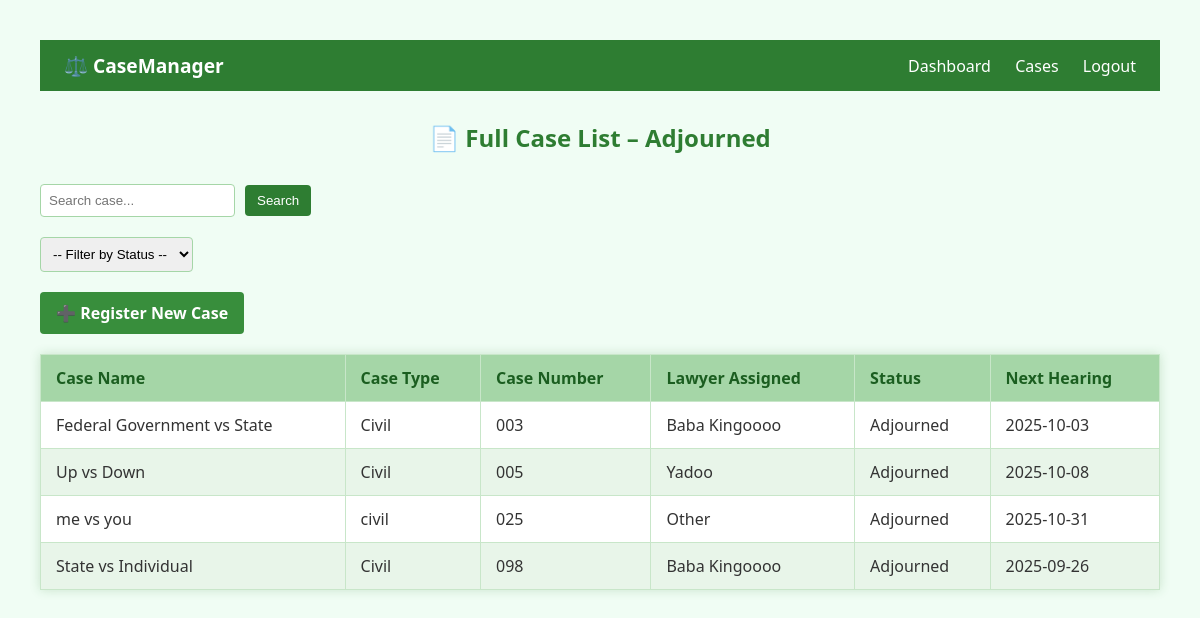
The app's page /cases/status/Adjourned (signed in) with its own data.
### tables this page shows
CREATE TABLE cases (
    id INTEGER PRIMARY KEY AUTOINCREMENT,
    case_name TEXT NOT NULL,
    case_type TEXT NOT NULL,
    case_number TEXT,
    lawyer_assigned TEXT,
    status TEXT,
    next_hearing DATE,
    date_opened TEXT,
    date_closed TEXT
, court TEXT, presiding_judge TEXT, case_summary TEXT);

### app.py (the view)
@app.route('/cases/status/<status>')
def filter_by_status(status):
    if 'user' in session:
        conn = get_db_connection()
        cases = conn.execute(
            "SELECT * FROM cases WHERE status LIKE ?",
            (f"%{status}%",)
        ).fetchall()
        conn.close()
        return render_template('case_list.html', cases=cases, filter=status)
    else:
        return redirect(url_for('login'))

### app.py (called while the page is built)
def get_db_connection():
    conn = sqlite3.connect('case_management.db')
    conn.row_factory = sqlite3.Row
    return conn

### templates/case_list.html (shortened to what this page needs)
<!DOCTYPE html>
<html>
<head>
</head>
<nav class="navbar">
    <div class="nav-left">
        <span class="logo">⚖️ CaseManager</span>
    </div>
    <div class="nav-right">
        <a href="{{ url_for('dashboard') }}">Dashboard</a>
        <a href="{{ url_for('case_list') }}">Cases</a>
        {% if session.get('user') %}
            <a href="{{ url_for('logout') }}">Logout</a>
        {% endif %}
    </div>
</nav>
<body>
     <h2>📄 Full Case List{% if filter %} – {{ filter }}{% endif %}</h2>
    <form method="GET" action="{{ url_for('search_case') }}">
        <input type="text" name="query" placeholder="Search case..." required>
        <button type="submit">Search</button>
    </form>
    <form method="GET" action="{{ url_for('filter_by_status', status='Pending') }}">
     <form method="GET">
        <select name="status" onchange="this.form.action='{{ url_for('filter_by_status', status='') }}' + encodeURIComponent(this.value); this.form.submit();">
            <option value="">-- Filter by Status --</option>
        </select>
    </form>
<a href="{{ url_for('register') }}" class="register-button">➕ Register New Case</a>
    <table class="case-table">
        <thead>
            <tr>
                <th>Case Name</th>
                <th>Case Type</th>
                <th>Case Number</th>
                <th>Lawyer Assigned</th>
                <th>Status</th>
                <th>Next Hearing</th>
            </tr>
        </thead>
        <tbody>
            {% if cases %}
                {% for case in cases %}
                <tr onclick="window.location='{{ url_for('movement_history', case_number=case.case_number) }}';">
                    <td>{{ case.case_name }}</td>
                    <td>{{ case.case_type }}</td>
                    <td>{{ case.case_number }}</td>
                    <td>{{ case.lawyer_assigned }}</td>
                    <td>{{ case.status }}</td>
                    <td>{{ case.next_hearing }}</td>
                </tr>
                {% endfor %}
            {% else %}
                <tr>
                    <td colspan="6" style="text-align:center; color:#888;">No cases found for this filter.</td>
                </tr>
            {% endif %}
        </tbody>
    </table>
</body>
</html>

### templates/case_list.html (style rules this page uses)
body { font-family: 'Segoe UI', sans-serif; background-color: #f0fdf4; color: #333; margin: 40px; }
h2 { text-align: center; color: #2e7d32; margin-bottom: 30px; }
form { margin-bottom: 20px; display: flex; gap: 10px; align-items: center; }
input[type="text"], select { padding: 8px; border: 1px solid #a5d6a7; border-radius: 4px; }
button { padding: 8px 12px; background-color: #2e7d32; color: white; border: none; border-radius: 4px; cursor: pointer; }
.register-button { display: inline-block; margin-bottom: 20px; padding: 10px 16px; background-color: #388e3c; color: white; text-decoration: none; border-radius: 4px; font-weight: bold; transition: background-color 0.3s ease; }
.navbar { display: flex; justify-content: space-between; align-items: center; background-color: #2e7d32; padding: 12px 24px; color: white; font-family: 'Segoe UI', sans-serif; margin-bottom: 30px; }
.nav-left .logo { font-size: 1.2em; font-weight: bold; }
.nav-right a { color: white; text-decoration: none; margin-left: 20px; font-weight: 500; transition: color 0.3s ease; }
.case-table { width: 100%; border-collapse: collapse; box-shadow: 0 0 10px rgba(46, 125, 50, 0.2); background-color: #ffffff; }
.case-table th, .case-table td { padding: 12px 15px; border: 1px solid #c8e6c9; text-align: left; }
.case-table th { background-color: #a5d6a7; color: #1b5e20; font-weight: bold; }
.case-table tr:nth-child(even) { background-color: #e8f5e9; }

### records on screen
cases: case_name "Federal Government vs State", case_type "Civil", case_number "003", lawyer_assigned "Baba Kingoooo", status "Adjourned", next_hearing "2025-10-03"
cases: case_name "Up vs Down", case_type "Civil", case_number "005", lawyer_assigned "Yadoo", status "Adjourned", next_hearing "2025-10-08"
cases: case_name "me vs you", case_type "civil", case_number "025", lawyer_assigned "Other", status "Adjourned", next_hearing "2025-10-31"
cases: case_name "State vs Individual", case_type "Civil", case_number "098", lawyer_assigned "Baba Kingoooo", status "Adjourned", next_hearing "2025-09-26"

### other values on screen
{{ filter }} "Adjourned"
